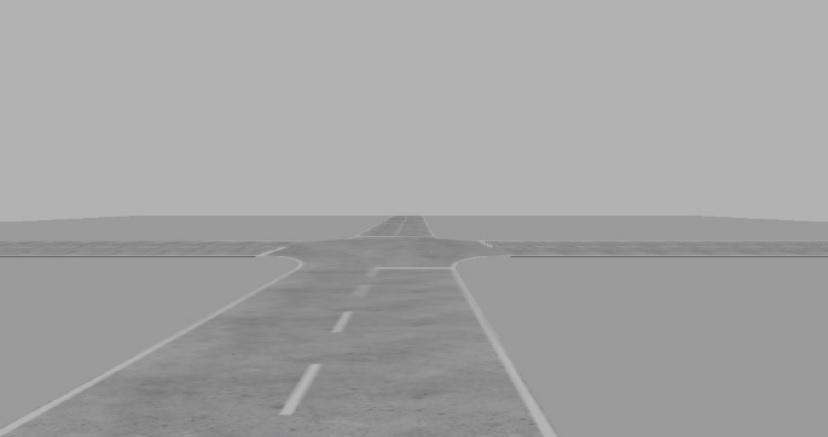
#> input picture testImages/1.jpg, 828 x 437 px; its folder holds 3 pictures in this run
$ jupyter execute laneLinesDetection.ipynb
#> lines starting #> are read from the running program, lines starting #| are printed output that depends on the picture; after the words box and inside, x2 and y2 are one past the last pixel; in counts of white or black regions, pixels touching at a corner belong together
[cell 1]
import numpy as np
import matplotlib.pyplot as plt
import matplotlib.image as img
import cv2
import glob

[cell 2]
def showImages(image, rows=5,cols=3):
    plt.figure(figsize=(10, 11))
    for i, image in enumerate(image):
        plt.subplot(rows, cols, i+1)
        plt.imshow(image)
        plt.xticks([])
        plt.yticks([])
    plt.tight_layout(pad=0, h_pad=0, w_pad=0)
    plt.show()

[cell 3]
testImages = [plt.imread(img) for img in glob.glob('testImages/*.jpg')]
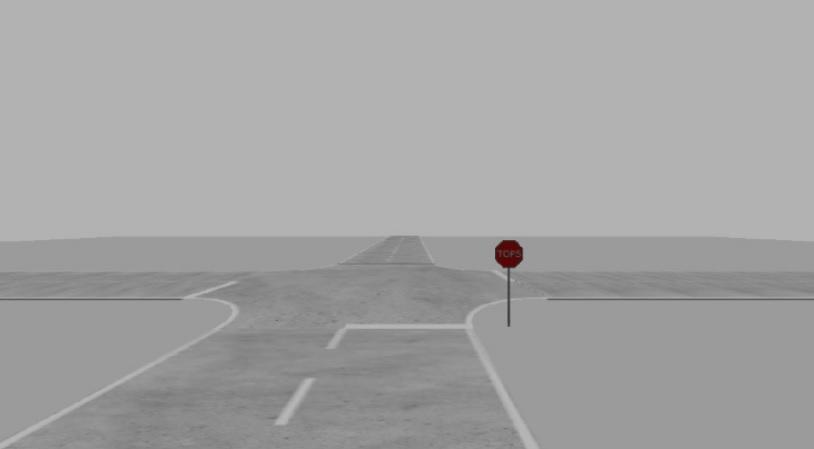
#> input picture testImages/2.jpg, 814 x 449 px
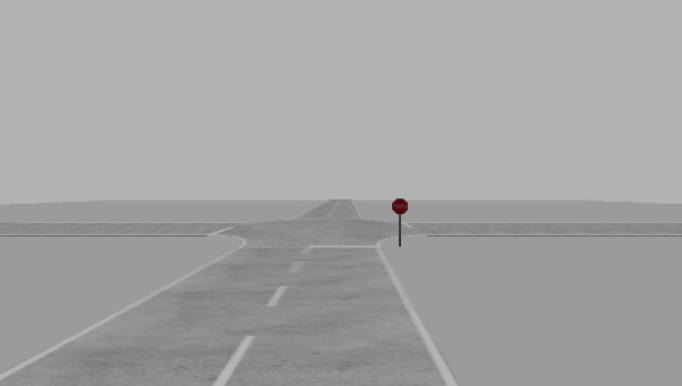
#> input picture testImages/3.jpg, 682 x 386 px
#> testImages = 3 items
testImage = img.imread("./testImages/3.jpg");
#> testImage is the input picture: shape (386, 682, 3); mean R, G, B 164, 163.9, 163.9
showImages(testImages);
#> the loop in showImages, `for i, image in enumerate(image):` made 3 passes

[cell 4]
def mask(image):
    lower_threshold = np.uint8([160, 160, 160])
    upper_threshold = np.uint8([255, 255, 255])
    mask = cv2.inRange(testImage, lower_threshold, upper_threshold)
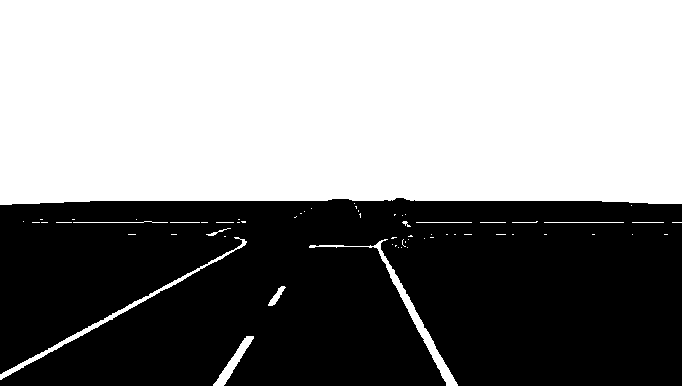
#> mask: shape (386, 682); 53.6% white; 1 black region, box (x1, y1, x2, y2) and area: (0, 198, 682, 386) 122194
    maskedImage = cv2.bitwise_and(testImage, testImage, mask = mask)
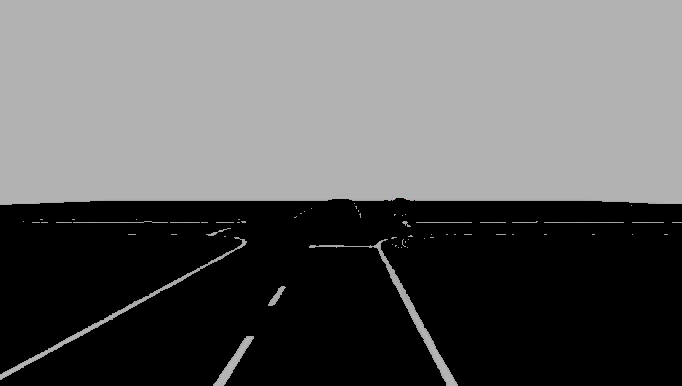
#> maskedImage: shape (386, 682, 3); mean R, G, B 95.2, 95.2, 95.2
    return maskedImage;

[cell 5]
maskedImages = (list(map(mask, testImages)))
#> maskedImages = 3 items
showImages(maskedImages);
#> the loop in showImages (call 2), `for i, image in enumerate(image):` made 3 passes

[cell 6]
def grayScale(image):
    return cv2.cvtColor(image, cv2.COLOR_RGB2GRAY)

[cell 7]
def gaussianSmoothing(image, kernel_size = 9):
    return cv2.GaussianBlur(image, (kernel_size, kernel_size), 0)

[cell 8]
grayImages = (list(map(grayScale, maskedImages)))
#> grayImages = 3 items
showImages(grayImages);

[cell 9]
smoothImage = (list(map(gaussianSmoothing, grayImages)))
#> in gaussianSmoothing, `return cv2.GaussianBlur(image, (kernel_size, kernel_size), 0)`:
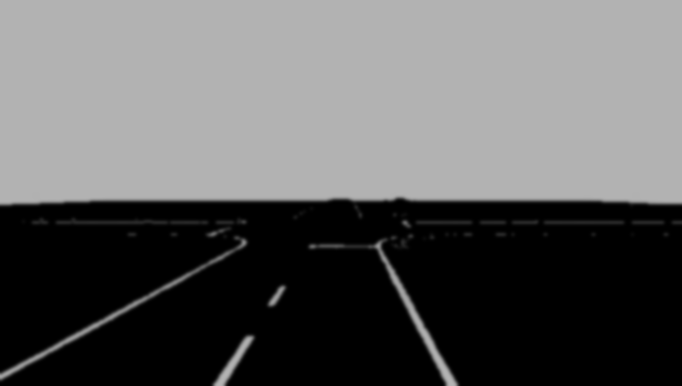
#> returned value: shape (386, 682); min 0, max 181, mean 95.2
#> smoothImage = 3 items
showImages(smoothImage);

[cell 10]
def cannyDetector(image, low_threshold = 50, high_threshold = 150):
#> called with low_threshold = 50, high_threshold = 150
    return cv2.Canny(image, low_threshold, high_threshold)
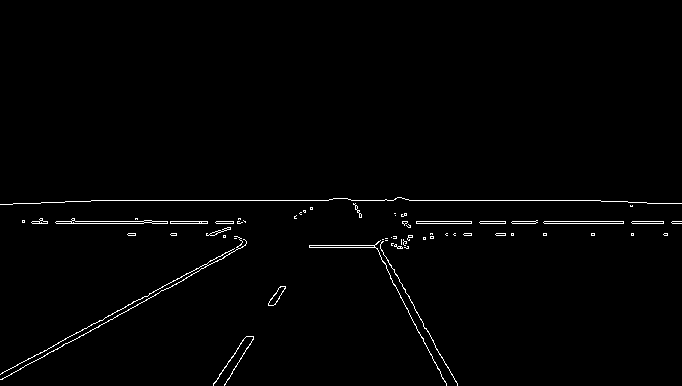
#> returned value: shape (386, 682); 1.2% white in thin lines or dots, all inside (x1, y1, x2, y2) = (0, 197, 682, 386)

[cell 11]
edgeDetected = (list(map(cannyDetector, grayImages)));
#> edgeDetected = 3 items
showImages(edgeDetected);

[cell 12]
def regionOfInterest(image):
    ignore_mask_color = (255);
    rows, cols = image.shape[:2]
#> rows = 386; cols = 682
    bottom_left  = [0, rows]
#> bottom_left = [0, 386]
    top_left     = [0, rows*0.64]
#> top_left = [0, 247]
    bottom_right = [cols*0.69, rows]
#> bottom_right = [470.6, 386]
    top_right    = [cols*0.65, rows * 0.65]
#> top_right = [443.3, 250.9]
    mask = np.zeros_like(image);
    vertices = np.array([[bottom_left, top_left, top_right, bottom_right]], dtype=np.int32)
    cv2.fillPoly(mask, vertices, ignore_mask_color)
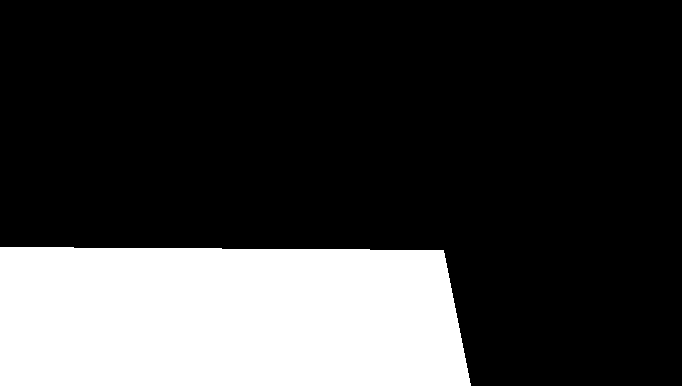
#> mask: shape (386, 682); 23.9% white; 1 white region, box (x1, y1, x2, y2) and area: (0, 247, 471, 386) 62886
    masked_image = cv2.bitwise_and(image, mask)
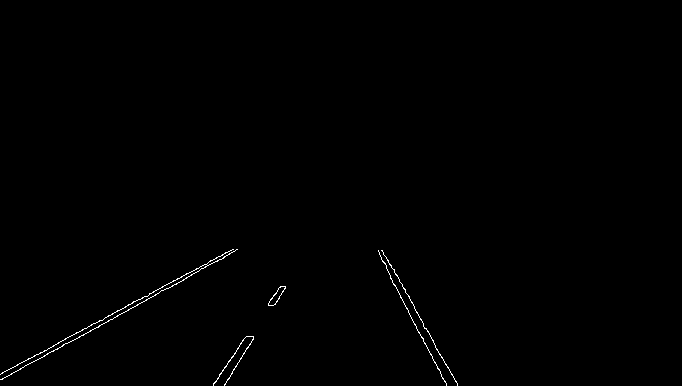
#> masked_image: shape (386, 682); 0.4% white in thin lines or dots, all inside (x1, y1, x2, y2) = (0, 249, 458, 386)
    return masked_image

[cell 13]
regionDetected = (list(map(regionOfInterest, edgeDetected)));
#> regionDetected = 3 items
regionDetected = (list(map(cannyDetector, regionDetected)));
#> call 4 of cannyDetector, with low_threshold = 50, high_threshold = 150
#> in cannyDetector (call 4), `return cv2.Canny(image, low_threshold, high_threshold)`:
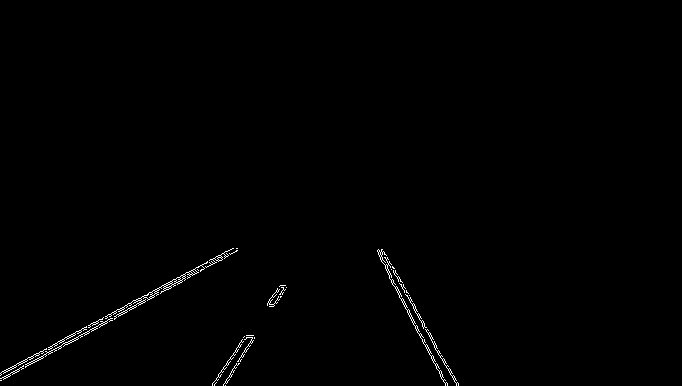
#> returned value: shape (386, 682); 0.61% white in thin lines or dots, all inside (x1, y1, x2, y2) = (0, 248, 459, 386)
showImages(regionDetected);

[cell 14]
def houghTransform(image):
    rho = 1
    theta = np.pi/180
    threshold = 20
    minLineLength = 20
    maxLineGap = 300
    return cv2.HoughLinesP(image, rho = rho, theta = theta, threshold = threshold,
                           minLineLength = minLineLength, maxLineGap = maxLineGap)

[cell 15]
linedImages = (list(map(houghTransform, regionDetected)));
#> linedImages = 3 items

[cell 16]
def drawLines(image, lines, thickness = 2):
    rows,cols = image.shape[:2];
    image = np.copy(image)
    length = 0;
    for line in lines:
        for x1,y1,x2,y2 in line:
            slope = (y2-y1)/(x2-x1)
            intercept = y1 - slope*x1;
            if(slope>0):
                length = np.sqrt((y2-y1)**2 + (x2-x1)**2);
                cv2.line(image, (x1, y1), (x2, y2),[0,255,0] , thickness);
            elif(slope<0 and x1<cols*0.25):
                cv2.line(image, (x1, y1), (x2,y2),[255,0,0] , thickness)
            else:
                cv2.line(image, (x1, y1), (x2, y2), [0,100,255], thickness);
    return image;

[cell 17]
final = []
for image, lines in zip(testImages, linedImages):
    final.append(drawLines(image, lines))
#> this loop made 3 passes
#> (rows in drawLines, cols in drawLines) on passes 1 to 3: (437, 828), (449, 814), (386, 682)
#> after the loop, final = 3 items
showImages(final)
#> the loop in showImages (call 7), `for i, image in enumerate(image):` made 3 passes
#> in showImages (call 7), `plt.show()`:
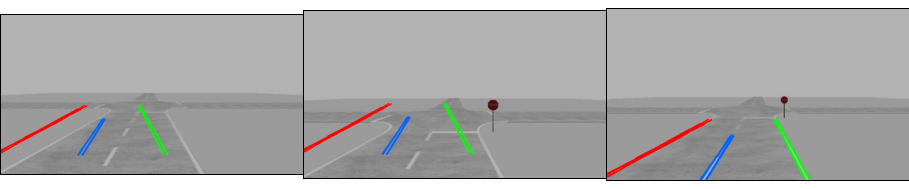
#> figure drawn by matplotlib, 3 panels
